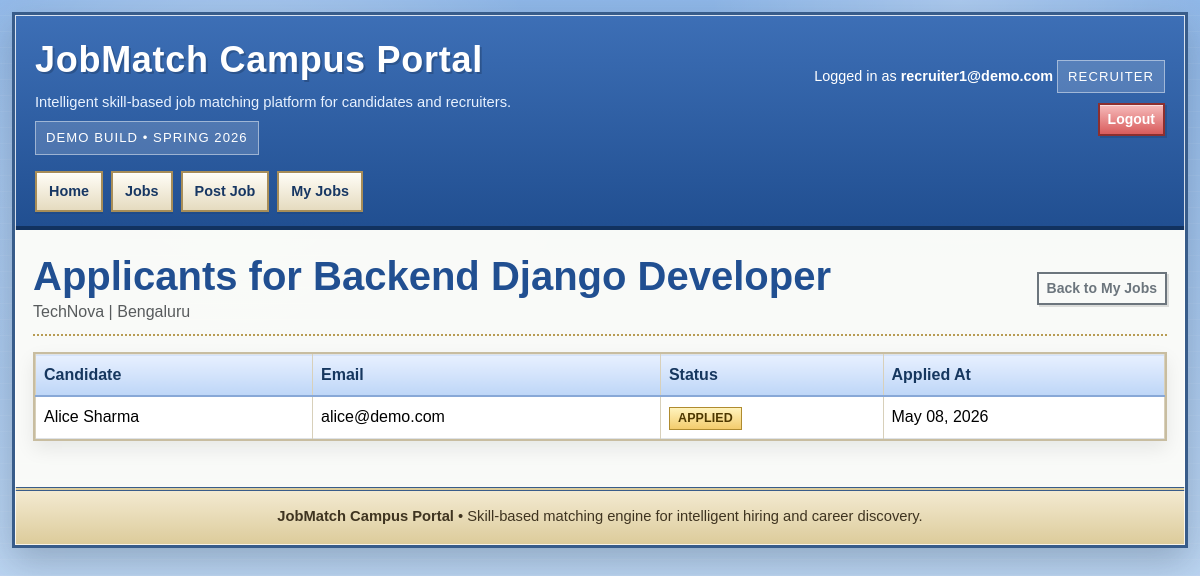
Screenshot of /jobs/1/applicants/ (signed in) with the database file from the repository.
### accounts/models.py (models this page shows, shortened)
class User(AbstractBaseUser, PermissionsMixin):
    email = models.EmailField(unique=True)
    is_active = models.BooleanField(default=True)
    is_staff = models.BooleanField(default=False)
    objects = UserManager()
    USERNAME_FIELD = "email"
    REQUIRED_FIELDS = []

### jobs/models.py (models this page shows, shortened)
class Job(models.Model):
    company = models.ForeignKey(Company, on_delete=models.PROTECT)
    created_by = models.ForeignKey(RecruiterProfile, null=True, blank=True, on_delete=models.SET_NULL)
    title = models.CharField(max_length=150, null=False)
    description = models.TextField()
    job_choice = [
        ('remote','Remote'),
        ('full_time','Full Time')
    ]
    job_type = models.CharField(max_length=20, choices=job_choice, default='full_time')
    location = models.CharField(max_length=100)
    salary_min = models.PositiveIntegerField(null=True, blank=True)
    salary_max = models.PositiveIntegerField(null=True, blank=True)
    application_deadline = models.DateField(null=True, blank=True)
    is_active = models.BooleanField(default=True)
    created_at = models.DateTimeField(auto_now_add=True)
    updated_at = models.DateTimeField(auto_now=True)
    class Meta:
        ordering = ['-created_at']
        indexes = [
            models.Index(fields=['company']),
            models.Index(fields=['created_by']),
            models.Index(fields=['is_active']),
            models.Index(fields=['created_at']),
        ]

### companies/models.py (models this page shows, shortened)
class Company(models.Model):
    name = models.CharField(max_length=100, unique=True)
    city = models.CharField(max_length=40)
    description = models.TextField()
    website = models.URLField(blank=True)
    contact_email = models.EmailField(blank=True)
    contact_phone = models.CharField(max_length=20, blank=True)
    created_at = models.DateTimeField(auto_now_add=True)
    updated_at = models.DateTimeField(auto_now=True)
    class Meta:
        ordering = ["name"]
        indexes = [
            models.Index(fields=["name"]),
            models.Index(fields=["city"]),
        ]

### applications/models.py (models this page shows, shortened)
class JobApplication(models.Model):
    STATUS_CHOICES = [
        ('applied', 'Applied'),
        ('shortlisted', 'Shortlisted'),
        ('rejected', 'Rejected'),
    ]
    candidate = models.ForeignKey(CandidateProfile, on_delete=models.CASCADE)
    job = models.ForeignKey(Job, on_delete=models.CASCADE)
    status = models.CharField(max_length=20, choices=STATUS_CHOICES, default='applied')
    reviewer_notes = models.TextField(blank=True)
    reviewed_at = models.DateTimeField(null=True, blank=True)
    applied_at = models.DateTimeField(auto_now_add=True)
    updated_at = models.DateTimeField(auto_now=True)
    class Meta:
        unique_together = ('candidate', 'job')
        ordering = ['-applied_at']
        indexes = [
            models.Index(fields=['candidate']),
            models.Index(fields=['job']),
            models.Index(fields=['status']),
            models.Index(fields=['applied_at']),
        ]

### candidates/models.py (models this page shows, shortened)
class CandidateProfile(models.Model):
    user = models.OneToOneField(User, on_delete=models.CASCADE)
    full_name = models.CharField(max_length=100)
    bio = models.TextField()
    total_experience = models.PositiveIntegerField(validators=[validators.MinValueValidator(0)])
    resume = models.FileField(
        upload_to="resumes/",
        validators=[FileExtensionValidator(["txt", "pdf", "doc", "docx"])],
    )
    preferred_location = models.CharField(max_length=50, null=True, blank=True)
    expected_salary = MoneyField(
        max_digits=14,
        decimal_places=2,
        default_currency='INR'
    )
    created_at = models.DateTimeField(auto_now_add=True)
    updated_at = models.DateTimeField(auto_now=True)
    class Meta:
        ordering = ["-created_at"]
        indexes = [
            models.Index(fields=["user"]),
            models.Index(fields=["full_name"]),
        ]

### jobs/views.py (the view)
# urls.py: path("jobs/<int:job_id>/applicants/", views.job_applicants, name="job_applicants"),
@login_required
@recruiter_required
def job_applicants(request, job_id):
    recruiter = request.recruiter_profile
    job = get_object_or_404(Job.objects.select_related("company", "created_by"), id=job_id)
    if job.created_by_id != recruiter.id:
        messages.error(request, "You can only view applicants for your own jobs.")
        return redirect("recruiter_jobs")
    applications = (
        JobApplication.objects.filter(job=job)
        .select_related("candidate", "candidate__user")
        .order_by("-applied_at")
    )
    return render(request, "jobs/job_applicants.html", {
        "job": job,
        "applications": applications,
    })

### accounts/context_processors.py (called while the page is built)
def current_user_role(request):
    role = None
    if request.user.is_authenticated:
        if RecruiterProfile.objects.filter(user=request.user).exists():
            role = "recruiter"
        elif CandidateProfile.objects.filter(user=request.user).exists():
            role = "candidate"
    return {"current_user_role": role}

### jobs/templates/jobs/job_applicants.html (shortened to what this page needs)
{% extends "base.html" %}
{% block content %}
<div class="page-title d-flex justify-content-between align-items-center flex-wrap gap-2">
    <div>
        <h1>Applicants for {{ job.title }}</h1>
        <p class="text-muted mb-0">{{ job.company.name }} | {{ job.location }}</p>
    </div>
    <a href="{% url 'recruiter_jobs' %}" class="btn btn-outline-secondary btn-sm">Back to My Jobs</a>
</div>
{% if applications %}
    <div class="panel">
        <div class="table-responsive">
        <table class="table table-bordered mb-0">
            <thead>
                <tr>
                    <th>Candidate</th>
                    <th>Email</th>
                    <th>Status</th>
                    <th>Applied At</th>
                </tr>
            </thead>
            <tbody>
                {% for app in applications %}
                    <tr>
                        <td>{{ app.candidate.full_name }}</td>
                        <td>{{ app.candidate.user.email }}</td>
                        <td><span class="badge text-bg-secondary text-uppercase">{{ app.status }}</span></td>
                        <td>{{ app.applied_at|date:"M d, Y" }}</td>
                    </tr>
                {% endfor %}
            </tbody>
        </table>
        </div>
    </div>
{% else %}
    <div class="alert alert-info">No one has applied to this job yet.</div>
{% endif %}
{% endblock %}

### templates/base.html (shortened to what this page needs)
<!doctype html>
<html lang="en">
<head>
    <link href="https://cdn.jsdelivr.net/npm/bootstrap@5.3.3/dist/css/bootstrap.min.css" rel="stylesheet">
</head>
<body>
    <div class="site-shell">
        <header class="masthead">
            <div class="brand-row">
                <div>
                    <div class="brand-title">JobMatch Campus Portal</div>
                    <div class="brand-tagline">Intelligent skill-based job matching platform for candidates and recruiters.</div>
                    <div class="status-chip">Demo build • Spring 2026</div>
                </div>
                <div class="masthead-tools">
                    {% if user.is_authenticated %}
                        Logged in as <strong>{{ user.email }}</strong>
                        {% if current_user_role %}
                            <div class="status-chip" style="margin-top: 8px;">{{ current_user_role|upper }}</div>
                        {% endif %}
                    {% else %}
                        Guest access enabled
                    {% endif %}
                    <div class="toolbar">
                        {% if user.is_authenticated %}
                            <a href="{% url 'logout' %}" class="btn btn-danger btn-sm">Logout</a>
                        {% else %}
                            <a href="{% url 'login' %}" class="btn btn-primary btn-sm">Login</a>
                            <a href="{% url 'register' %}" class="btn btn-info btn-sm">Register</a>
                        {% endif %}
                    </div>
                </div>
            </div>
            <nav class="top-nav" aria-label="Primary">
                <a href="{% url 'home' %}">Home</a>
                <a href="{% url 'job_list' %}">Jobs</a>
                {% if user.is_authenticated %}
                    {% if current_user_role == 'candidate' %}
                        <a href="{% url 'candidate_skills' %}">My Skills</a>
                        <a href="{% url 'applied_jobs' %}">Applied Jobs</a>
                    {% elif current_user_role == 'recruiter' %}
                        <a href="{% url 'create_job' %}">Post Job</a>
                        <a href="{% url 'recruiter_jobs' %}">My Jobs</a>
                    {% endif %}
                {% else %}
                    <a href="{% url 'register_candidate' %}">Candidate Sign-up</a>
                    <a href="{% url 'register_recruiter' %}">Recruiter Sign-up</a>
                {% endif %}
            </nav>
        </header>
        <main class="content-wrap">
            {% block content %}{% endblock %}
        </main>
        <footer>
            <strong>JobMatch Campus Portal</strong> • Skill-based matching engine for intelligent hiring and career discovery.
        </footer>
    </div>
</body>
</html>

### templates/base.html (style rules this page uses)
:root { --ink: #1d2a35; --navy: #204a87; --sky: #d7e7ff; --panel: #fffdf5; --panel-edge: #c8bda0; --accent: #f4b400; --accent-2: #d94f4f; --shadow: rgba(27, 44, 61, 0.25); }
* { box-sizing: border-box; }
body { margin: 0; font-family: Verdana, Arial, Helvetica, sans-serif; color: var(--ink); background: radial-gradient(circle at 20% 20%, rgba(255,255,255,0.35), transparent 28%), radial-gradient(circle at 80% 0%, rgba(255,255,255,0.25), transparent 20%), linear-gradient(180deg, #8fb7e8 0%, #cde1f6 100%); background-attachment: fixed; line-height: 1.5; }
body::before { content: ""; position: fixed; inset: 0; pointer-events: none; background-image: linear-gradient(transparent 0 96%, rgba(255,255,255,0.18) 96% 100%); background-size: 100% 16px; opacity: 0.35; }
a { color: #214f91; }
.site-shell { width: min(1180px, calc(100% - 24px)); margin: 12px auto 28px; border: 3px solid #385c8a; background: rgba(252, 252, 248, 0.96); box-shadow: 0 14px 34px var(--shadow); position: relative; }
.site-shell::before { content: ""; position: absolute; inset: 0; pointer-events: none; border: 1px solid rgba(255,255,255,0.8); }
.masthead { padding: 18px 20px 14px; background: linear-gradient(180deg, #3d6fb6 0%, #214f91 100%); color: #fff; border-bottom: 4px solid #12325f; }
.brand-row { display: flex; justify-content: space-between; gap: 16px; align-items: center; flex-wrap: wrap; }
.brand-title { font-size: clamp(1.8rem, 3vw, 2.8rem); font-weight: 800; letter-spacing: 0.02em; text-shadow: 2px 2px 0 rgba(0,0,0,0.18); }
.brand-tagline { margin-top: 4px; font-size: 0.92rem; color: #e8f2ff; }
.status-chip { display: inline-block; padding: 6px 10px; margin-top: 8px; border: 1px solid rgba(255,255,255,0.45); background: rgba(255,255,255,0.16); font-size: 0.82rem; text-transform: uppercase; letter-spacing: 0.08em; }
.top-nav { display: flex; flex-wrap: wrap; gap: 8px; margin-top: 16px; }
.top-nav a { text-decoration: none; color: #173763; background: linear-gradient(180deg, #fffdf7, #e5dbbf); border: 2px solid #a78d58; padding: 8px 12px; font-size: 0.9rem; font-weight: 700; box-shadow: inset 0 1px 0 #fff, 0 2px 0 rgba(0,0,0,0.08); }
.masthead-tools { text-align: right; font-size: 0.9rem; }
.toolbar { display: flex; gap: 8px; justify-content: flex-end; flex-wrap: wrap; margin-top: 10px; }
.btn, .btn-primary, .btn-success, .btn-warning, .btn-danger, .btn-info, .btn-outline-secondary, .btn-outline-primary, .btn-outline-success, .btn-outline-danger { border-radius: 0 !important; border-width: 2px !important; font-weight: 700 !important; box-shadow: inset 0 1px 0 rgba(255,255,255,0.55), 2px 2px 0 rgba(0,0,0,0.12); text-transform: none; }
.btn-primary, .btn-success, .btn-warning, .btn-danger, .btn-info { color: #fff !important; }
.btn-danger { background: linear-gradient(180deg, #f6bbbb, #d95c5c); border-color: #8c2f2f !important; }
.content-wrap { padding: 18px 18px 28px; }
.panel { background: var(--panel); border: 2px solid var(--panel-edge); box-shadow: inset 0 1px 0 #fff, 0 8px 18px rgba(0,0,0,0.08); margin-bottom: 18px; }
.card, .list-group-item, .table, .form-control, .form-select, textarea, input[type="text"], input[type="email"], input[type="password"], input[type="number"], select { border-radius: 0 !important; }
.table { background: #fffdf4; }
.table thead th { background: linear-gradient(180deg, #e7f0ff, #bed6f7); color: #16375f; border-bottom: 2px solid #88a8d7; }
.table td, .table th { border-color: #d8d0ba; }
.badge { border-radius: 0 !important; border: 1px solid rgba(0,0,0,0.12); font-size: 0.78rem; letter-spacing: 0.01em; background: linear-gradient(180deg, #fff3bd, #f3cc6d) !important; color: #4d3800 !important; border-color: #af8b2f !important; font-weight: 700; }
.page-title { padding: 4px 0 10px; margin-bottom: 16px; border-bottom: 2px dotted #b89c54; }
.page-title h1, .page-title h2 { margin: 0; font-weight: 800; color: #214f91; }
footer { padding: 14px 18px 18px; border-top: 4px double #385c8a; background: linear-gradient(180deg, #f3ead1, #dccb9a); color: #3f3420; font-size: 0.92rem; text-align: center; }

### rows the page displays
User: email "recruiter1@demo.com"
Job: title "Backend Django Developer", company.name "TechNova", location "Bengaluru"
JobApplication: candidate.full_name "Alice Sharma", candidate.user.email "alice@demo.com", status "APPLIED", applied_at "May 08, 2026"

### other values shown
{{ current_user_role|upper }} "RECRUITER"
